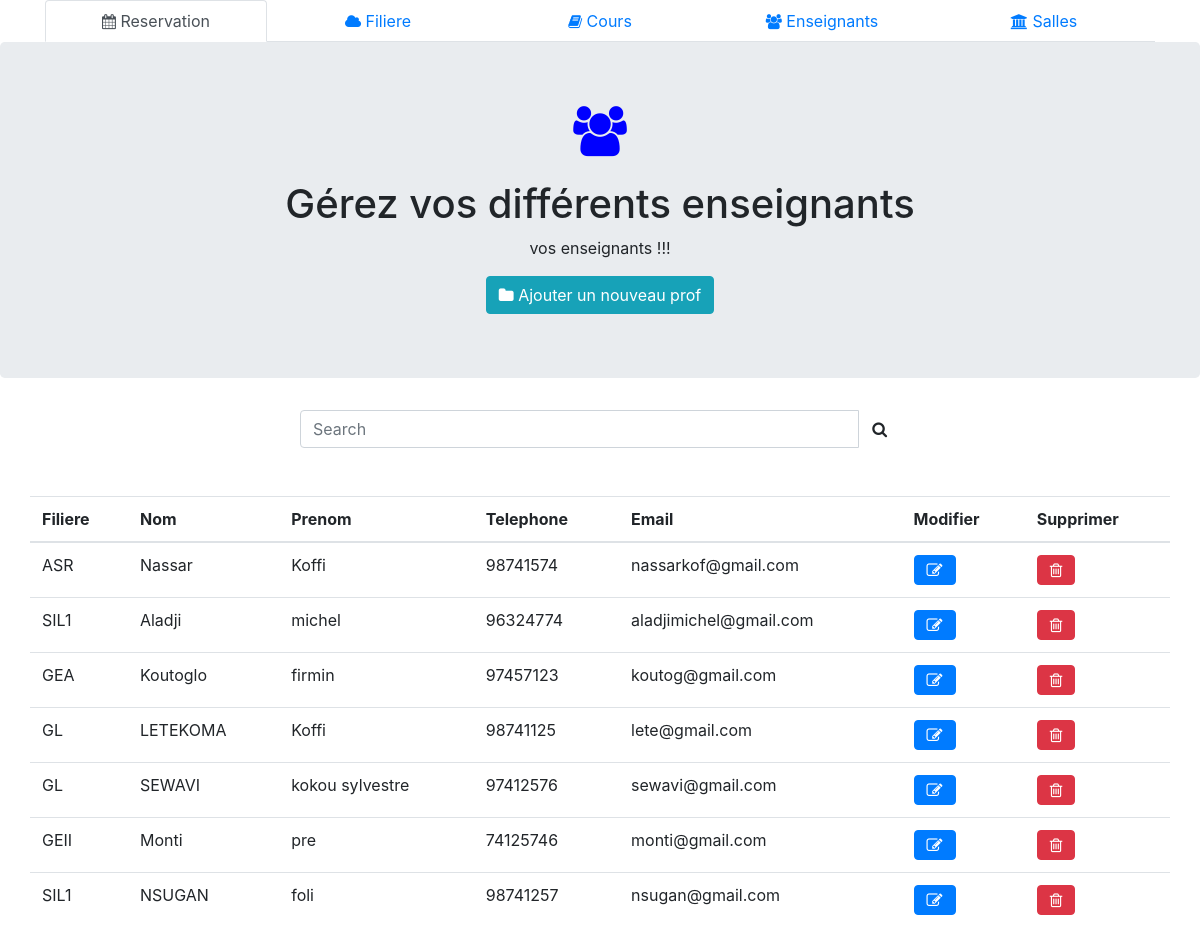
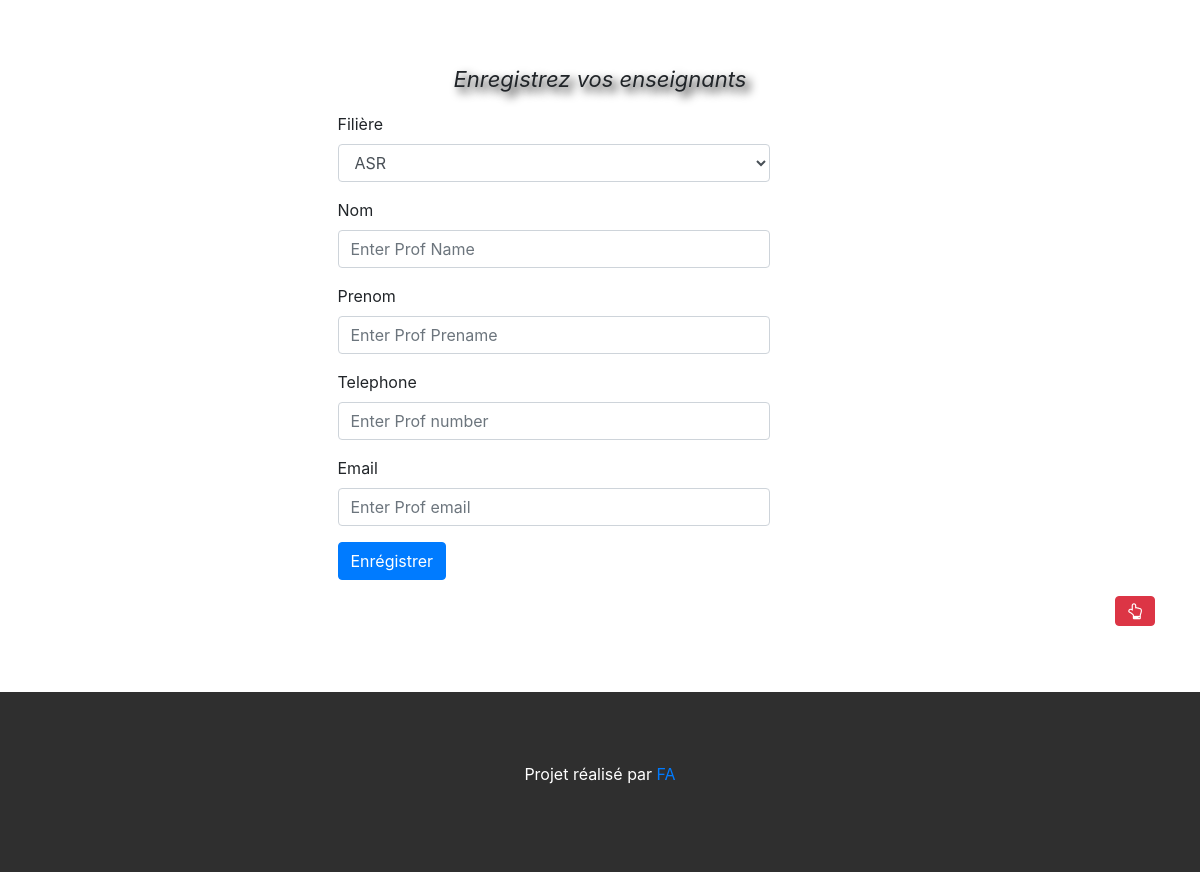
/GestionSalles/index.php/enseignant, run on the app's committed database (2 pictures, top to bottom).
### tables this page shows
CREATE TABLE `Enseignant` (
  `Enseignant_ID` int(11) NOT NULL,
  `FiliereId` int(11) NOT NULL,
  `Nom` varchar(25) NOT NULL,
  `Prenom` varchar(25) NOT NULL,
  `Telephone` varchar(10) DEFAULT NULL,
  `Email` varchar(100) DEFAULT NULL
);

CREATE TABLE `Filiere` (
  `Filiere_id` int(11) NOT NULL,
  `Nom_Filiere` varchar(25) NOT NULL
);

### GestionSalles/application/controllers/Enseignant.php (called while the page is built, shortened)
<?php
class Enseignant extends CI_Controller {
	public function index(){
        $this->load->model('EnseignantModel');
        $this->form_validation->set_rules('filiere','FiliereId','required');
        $this->form_validation->set_rules('profName','Nom','required');
        $this->form_validation->set_rules('profPrename','Prenom','required');
        $this->form_validation->set_rules('profNumber','Telephone','required');
        $this->form_validation->set_rules('profEmail','Email','required');
        if($this->form_validation->run() == false){
            $this->load->model('FiliereModel');
            $this->load->view('parties/header');
            $filieres = $this->FiliereModel->allFiliere();
            $ens = $this->EnseignantModel->allEns();
            $data = array();
            $data['filieres'] = $filieres;
            $data['ens'] = $ens;
            $this->load->view('enseignant/index',$data);
            $this->load->view('parties/footer');
        }
    }
}

### GestionSalles/index.php (called while the page is built, shortened)
<?php
require_once BASEPATH.'core/CodeIgniter.php';

### GestionSalles/application/models/EnseignantModel.php (called while the page is built, shortened)
<?php
class EnseignantModel extends CI_Model {
    public function allEns(){
        $this->db->select('Enseignant_ID,FiliereId,Nom_Filiere,Nom,Prenom,Telephone,Email');
        $this->db->from('Enseignant');
        $this->db->join('Filiere', 'Filiere.Filiere_id = Enseignant.FiliereId');
        return $cours = $this->db->get()->result_array();
    }
}

### GestionSalles/application/models/FiliereModel.php (called while the page is built, shortened)
<?php
class FiliereModel extends CI_Model {
    public function allFiliere(){
        return $filieres = $this->db->get('Filiere')->result_array();
    }
}

### GestionSalles/application/views/enseignant/index.php (the view, shortened to what this page needs)
<head>
<link rel="stylesheet" href="<?php echo base_url().'initial/font-awesome/css/font-awesome.min.css';?>">
</head>
<div class="jumbotron text-center" id="haut">
<i class="fa fa-users" style="font-size:50px;color:blue"></i> <br><br>
  <h1>Gérez vos différents enseignants</s></h1>
  <p> vos enseignants !!!</p>
  <a href="#text"><button class="btn btn-info"><i class="fa fa-folder"></i> Ajouter un nouveau prof</button></a>
</div>
<form action="" style="width:50%;margin:auto;">
    <div class="input-group">
      <input type="text" class="form-control" id="myInput" placeholder="Search" name="search">
      <div class="input-group-btn">
        <button class="btn btn-default" style="height:38px;" type="submit"><i class="fa fa-search"></i></button>
      </div>
    </div>
  </form> <br><br>
<div class="container">
  <div class="row">
  <table class="table table-hover">
    <thead>
      <tr>
        <th>Filiere</th>
        <th>Nom</th>
        <th>Prenom</th>
        <th>Telephone</th>
        <th>Email</th>
        <th>Modifier</th>
        <th>Supprimer</th>
      </tr>
    </thead>
    <tbody id="myTable">
        <?php if(!empty($ens)) { foreach($ens as $en) {   ?>
          <tr>
            <td><?php echo $en['Nom_Filiere'];?></td>
            <td><?php echo $en['Nom'];?></td>
            <td><?php echo $en['Prenom'];?></td>
            <td><?php echo $en['Telephone'];?></td>
            <td><?php echo $en['Email'];?></td>
            <td>
                <a href="<?php echo base_url().'index.php/enseignant/modify/'.$en['Enseignant_ID'];?>" class="btn btn-primary" ><i class="fa fa-pencil-square-o"></i></a>
            </td>
            <td>
                <a href="<?php echo base_url().'index.php/enseignant/supprimer/'.$en['Enseignant_ID'];?>" class="btn btn-danger"><i class="fa fa-trash-o"></i></a>
            </td>
          </tr>
        <?php }}else{ ?>
          <tr>
            <td>Aucun  enseignant</td>
          </tr>
          <?php } ?>
        </tbody>
  </table>
  </div> <br><br>
  <div class="row">
           <div class="col-md-12">
           </div>
        </div>
        <p class="text-center" style="font-size:22px;font-style:italic;
           text-shadow:5px 5px 10px black;" id="text">
            Enregistrez vos enseignants
        </p>
    <form class="form-horizontal" method="post" action="<?php echo base_url().'index.php/enseignant#myInput';?>" id="form" style="width:50%;margin:auto">
        <div class="form-group">
          <label class="control-label col-sm-2" for="pwd">Filière</label>
          <div class="col-sm-10">
           <select name="filiere" id="" class="form-control">
           <?php if(!empty($filieres)){ foreach($filieres as $fil) { ?>
             <option value="<?php echo $fil['Filiere_id'];?>"><?php echo $fil['Nom_Filiere'];?></option>
           <?php }} ?>
           </select>
          </div>
        </div>
        <div class="form-group">
          <label class="control-label col-sm-2" for="email">Nom</label>
          <div class="col-sm-10">
            <input type="text" class="form-control" id="email" placeholder="Enter Prof Name" value="<?php echo set_value('profName'); ?>"  name="profName" required>
          </div>
        </div>
        <div class="form-group">
          <label class="control-label col-sm-2" for="email">Prenom</label>
          <div class="col-sm-10">
            <input type="text" class="form-control" id="email" placeholder="Enter Prof Prename" value="<?php echo set_value('profPrename'); ?>"   name="profPrename" required>
          </div>
        </div>
        <div class="form-group">
          <label class="control-label col-sm-2" for="email">Telephone</label>
          <div class="col-sm-10">
            <input type="text" class="form-control" id="email" placeholder="Enter Prof number" value="<?php echo set_value('profNumber'); ?>"   name="profNumber" required>
          </div>
        </div>
        <div class="form-group">
          <label class="control-label col-sm-2" for="email">Email</label>
          <div class="col-sm-10">
            <input type="email" class="form-control" id="email" placeholder="Enter Prof email" value="<?php echo set_value('profEmail'); ?>"   name="profEmail" required>
          </div>
        </div>
        <div class="form-group">
          <div class="col-sm-10">
            <button type="submit" class="btn btn-primary">Enrégistrer</button>
          </div>
        </div>
    </form>
    <a href="#haut" style="float:right;"><button class="btn btn-danger"><i class="fa fa-hand-o-up"></i></button></a>
</div> <br><br><br><br>

### data on the page
enseignant: FiliereId.Nom_Filiere "ASR", Nom "Nassar", Prenom "Koffi", Telephone "98741574", Email "nassarkof@gmail.com"
enseignant: FiliereId.Nom_Filiere "SIL1", Nom "Aladji", Prenom "michel", Telephone "96324774", Email "aladjimichel@gmail.com"
enseignant: FiliereId.Nom_Filiere "GEA", Nom "Koutoglo", Prenom "firmin", Telephone "97457123", Email "koutog@gmail.com"
enseignant: FiliereId.Nom_Filiere "GL", Nom "LETEKOMA", Prenom "Koffi", Telephone "98741125", Email "lete@gmail.com"
enseignant: FiliereId.Nom_Filiere "GL", Nom "SEWAVI", Prenom "kokou sylvestre", Telephone "97412576", Email "sewavi@gmail.com"
enseignant: FiliereId.Nom_Filiere "GEII", Nom "Monti", Prenom "pre", Telephone "74125746", Email "monti@gmail.com"
enseignant: FiliereId.Nom_Filiere "SIL1", Nom "NSUGAN", Prenom "foli", Telephone "98741257", Email "nsugan@gmail.com"

### other printed values
form field filiere "ASR"
